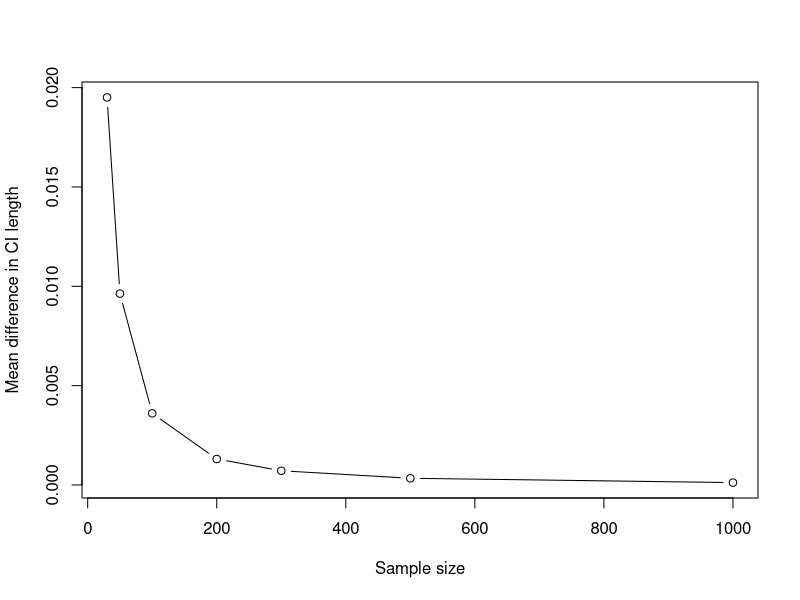

The R script that drew this image:
set.seed(1296)
n_values <- c(30, 50, 100, 200, 300, 500, 1000)
k <- 3000
p <- 0.3
gamma <- 0.97
z <- qnorm((1 + gamma) / 2)

mean_diffs <- numeric(length(n_values))

for (i in seq_along(n_values)) {
  n <- n_values[i]
  diffs <- numeric(k)
  for (j in 1:k) {
    sample_x <- rbinom(n, size = 1, prob = p)
    sample_mean <- mean(sample_x)
    
    # Method 1
    a <- 1 + (z^2)/n
    b <- -2 * sample_mean - (z^2)/n
    mean_squared <- sample_mean^2
    roots <- (-b + c(-1, 1) * sqrt(b^2 - 4 * a * mean_squared)) / (2 * a)
    ci_1_length <- diff(roots)
    
    # Method 2
    ci_2_length <- diff(sample_mean + c(-1, 1) * z * sqrt(sample_mean * (1 - sample_mean) / n))
    diffs[j] <- ci_2_length - ci_1_length
  }
  mean_diffs[i] <- mean(diffs)
}

plot(n_values, mean_diffs, type = "b", xlab = "Sample size", ylab = "Mean difference in CI length")

